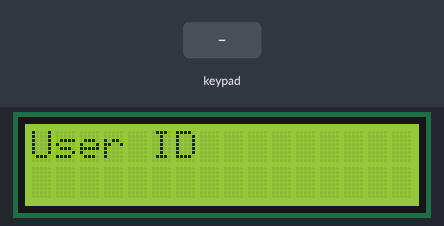
This sketch was run on a simulated Arduino Uno, built with avr-gcc and run on an emulated ATmega328P. On the bench: 16×2 character LCD. The inputs (shaded band) are chosen by the test bench. EEPROM starts erased.

Above: at 1.2 s.
1.3 s: keypad keys 7 6 5 4 D pressed 0.4 s apart
At 3.7 s:
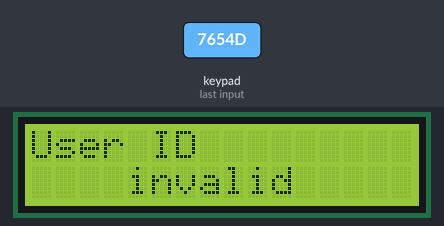
5.4 s: key '1' pressed
At 6.3 s:
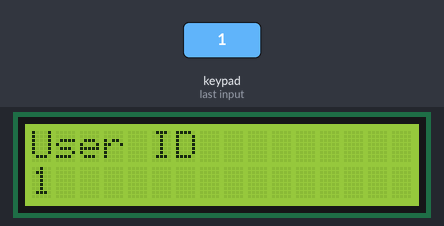
6.9 s: key 'D' pressed
At 7.4 s:
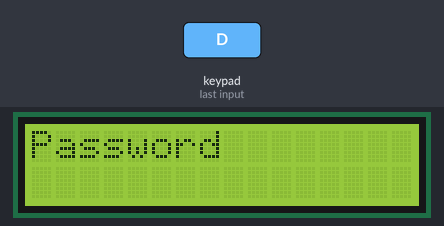
8.4 s: keypad keys 3 2 1 0 D pressed 0.4 s apart
At 10.8 s:
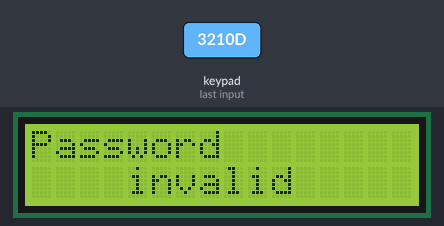
Timing chart, 0 to 12.3 s (numbered marks = the images above; inputs shaded):
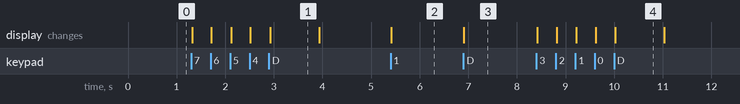

The sketch:

security_system.ino
```cpp
#include <EEPROM.h>
#include <Keypad_I2C.h>
#include <LiquidCrystal_I2C.h>

const byte ROWS = 4;
const byte COLS = 4;

char hexaKeys[ROWS][COLS] = {
  {'1','2','3','A'},
  {'4','5','6','B'},
  {'7','8','9','C'},
  {'*','0','#','D'}
};

byte rowPins[ROWS] = {7, 6, 5, 4};
byte colPins[COLS] = {3, 2, 1, 0};

LiquidCrystal_I2C lcd(0x27, 16, 2);
Keypad_I2C keypad(makeKeymap(hexaKeys), rowPins, colPins, ROWS, COLS, 0x20);

const int relay = 2;
int dtTombol;
bool ulang;
bool simpan;
bool login = false;

void setup() {
  pinMode(relay, OUTPUT);
  digitalWrite(relay, HIGH);

  lcd.begin();
	lcd.backlight();
  keypad.begin();

  EEPROM.write(0, 1);
  EEPROM.write(1, 123);
}

void loop() {
  if(!login) {
    cekKeamanan("User ID", EEPROM.read(0),0);
    cekKeamanan("Password", EEPROM.read(1),0);

    printStr(1,"Akses",6,0);
    printStr(0,"diijinkan",4,1);
    delay(1000);

    printStr(1,"Loading",0,0);
    tunggu(7,0);
    login = !login;
  } else {
    digitalWrite(relay, LOW);
    printStr(0,"Anda berada di",0,0);
    printStr(0,"dalam system...",0,1);

    char key = keypad.getKey();
    if(key) {
      if(key == 'A') {
        digitalWrite(relay, HIGH);

        cekKeamanan("Password lama :", EEPROM.read(1),0);
        cekKeamanan("Password baru :", EEPROM.read(1),1);
      } else if(key == '#') {
        digitalWrite(relay, HIGH);
        login = !login;
      }
    }
  }
}

void cekKeamanan(String str,byte data,bool s) {
  dtTombol = 0;
  ulang = true;
  if (s) {
    simpan = true;
  } else {
    simpan = false;
  }

  printStr(1,str,0,0);

  while(ulang) {
    char key = keypad.getKey();
    if(key) {
      if(key!='A' && key!='B' && key!='C' && key!='D' && key!='#') {
          // tombol hapus
          if(key == '*') {
            dtTombol = (dtTombol-dtTombol%10)/10;
          } else { // akan mengubah dtTombol
            dtTombol = (dtTombol*10) + (key-48);
          }
        printStr(1,str,0,0);
        printInt(dtTombol);
      } else if(key == 'D') { // eksekusi dataTombol
        if(simpan) {
          EEPROM.write(1, dtTombol);
          printStr(1,"Password",0,0);
          printStr(0,"diperbarui",0,1);
          tunggu(10,1);
          ulang = false;
        } else if(!simpan) {
          if(dtTombol == data) {
            ulang = false;
          } else {
            printStr(1,str,0,0);
            printStr(0,"invalid",4,1);
            delay(1000);
            cekKeamanan(str,data,0);
          }
        }
      }
    }
  }
}

void printStr(bool clear,String word,byte col,byte row) {
  if(clear) {
    lcd.clear();
  }
  lcd.setCursor(col,row);
  lcd.print(word);
}

void printInt(int angka) {
  lcd.setCursor(0,1);
  lcd.print(angka);
}

void tunggu(byte col, byte row) {
  for(int i=0;i<3;i++) {
    delay(500);
    lcd.setCursor(i+col,row);
    lcd.print(".");
    delay(500);
  }
}
```

Measured:
- after the input at 1.3 s, the display: first changes at once (image 1 shows a later state)
- after the input at 5.4 s, the display: changes at once (image 2)
- after the input at 6.9 s, the display: changes at once (image 3)
- after the input at 8.4 s, the display: first changes at once (image 4 shows a later state)
- what the display in image 1 shows lasts 1.0 s, from 2.9 s to 3.9 s
